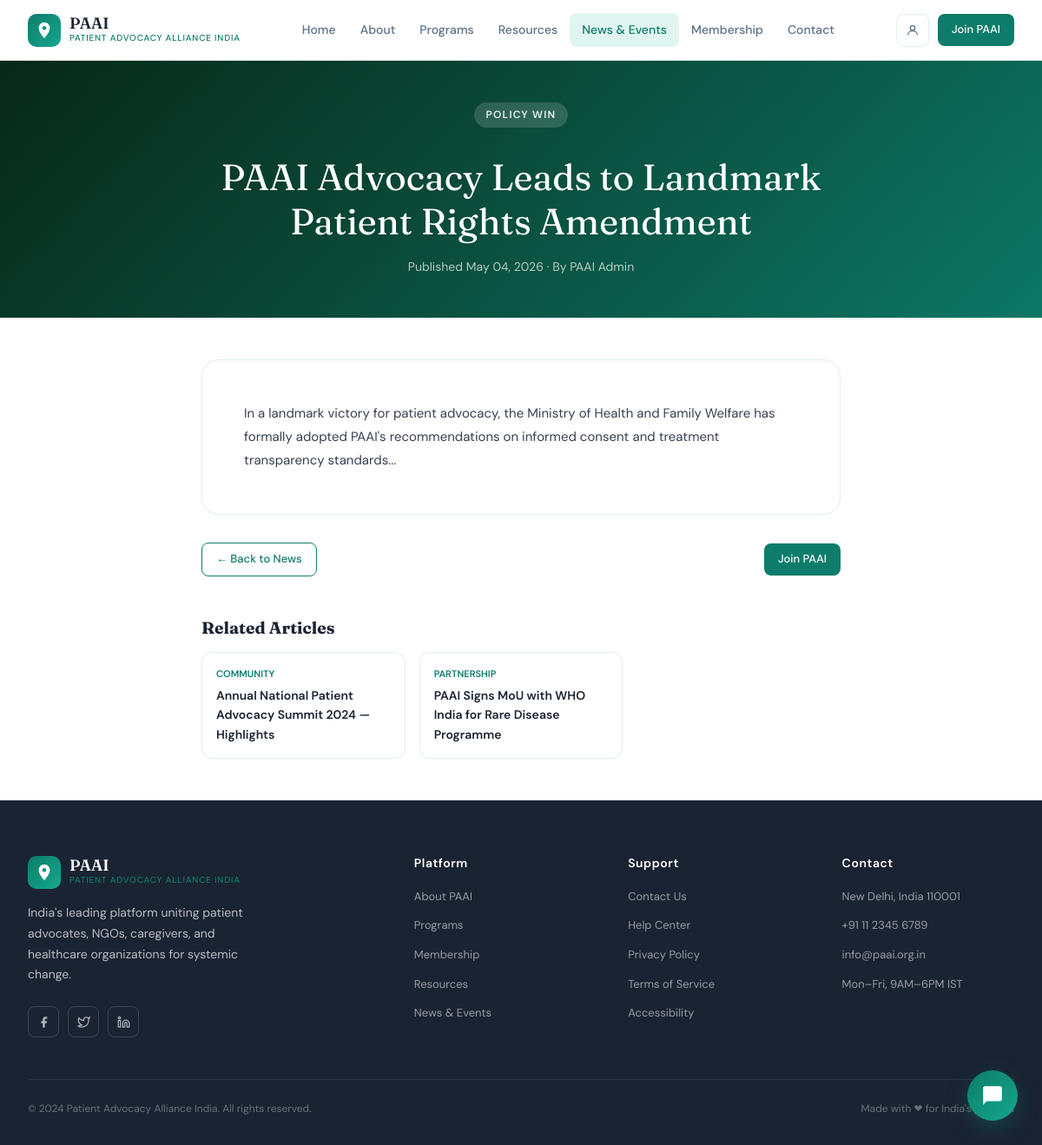
Screenshot of /news/policy-win-patient-rights-2024 with the database file from the repository.
### app/models/__init__.py (models this page shows, shortened)
class NewsPost(db.Model):
    __tablename__ = 'news_posts'
    id           = db.Column(db.Integer, primary_key=True)
    title        = db.Column(db.String(250), nullable=False)
    slug         = db.Column(db.String(280), unique=True, nullable=False)
    category     = db.Column(db.String(60))
    excerpt      = db.Column(db.String(500))
    content      = db.Column(db.Text, nullable=False)
    cover_image  = db.Column(db.String(256))
    author_id    = db.Column(db.Integer, db.ForeignKey('users.id'))
    is_published = db.Column(db.Boolean, default=False)
    published_at = db.Column(db.DateTime)
    created_at   = db.Column(db.DateTime, default=datetime.utcnow)
    updated_at   = db.Column(db.DateTime, onupdate=datetime.utcnow)
    author = db.relationship('User', foreign_keys=[author_id])

class User(UserMixin, db.Model):
    __tablename__ = 'users'
    id            = db.Column(db.Integer, primary_key=True)
    full_name     = db.Column(db.String(120), nullable=False)
    email         = db.Column(db.String(150), unique=True, nullable=False, index=True)
    phone         = db.Column(db.String(20))
    password_hash = db.Column(db.String(256), nullable=False)
    role          = db.Column(db.String(20), default='user')
    is_active     = db.Column(db.Boolean, default=True)
    city          = db.Column(db.String(80))
    state         = db.Column(db.String(80))
    profile_pic   = db.Column(db.String(256), default='default_avatar.png')
    created_at    = db.Column(db.DateTime, default=datetime.utcnow)
    last_login    = db.Column(db.DateTime)
    membership = db.relationship(
        'MembershipApplication',
        foreign_keys='MembershipApplication.user_id',
        backref='user',
        uselist=False
    )
    saved_resources = db.relationship('SavedResource', backref='user', lazy='dynamic')
    event_regs      = db.relationship('EventRegistration', backref='user', lazy='dynamic')
    notifications   = db.relationship('Notification', backref='user', lazy='dynamic')
    chat_sessions   = db.relationship('ChatSession', backref='user', lazy='dynamic')

### app/routes/public.py (the view)
@public_bp.route('/news/<slug>')
def news_detail(slug):
    post = NewsPost.query.filter_by(slug=slug, is_published=True).first_or_404()
    related = NewsPost.query.filter(
        NewsPost.is_published == True,
        NewsPost.id != post.id
    ).limit(3).all()
    return render_template('public/news_detail.html', post=post, related=related)

### app/templates/public/news_detail.html (shortened to what this page needs)
{% extends "base.html" %}
{% block content %}
<div style="padding-top:70px;min-height:60vh">
  <div style="background:linear-gradient(135deg,#0a2818,var(--teal-dark));padding:3rem 2rem;position:relative;overflow:hidden">
    <div style="position:absolute;inset:0;{% if post.cover_image %}background:url('/static/uploads/{{ post.cover_image }}')center/cover;opacity:.15;{% endif %}"></div>
    <div style="position:absolute;inset:0;background:linear-gradient(135deg,rgba(8,40,24,.95),rgba(13,124,106,.85))"></div>
    <div style="position:relative;z-index:2;max-width:800px;margin:0 auto;text-align:center">
      <span class="section-label" style="background:rgba(255,255,255,.15);color:rgba(255,255,255,.9)">{{ post.category }}</span>
      <h1 style="font-size:clamp(1.8rem,3.5vw,3rem);color:white;font-weight:400;margin:1rem 0">{{ post.title }}</h1>
      <p style="color:rgba(255,255,255,.7);font-size:14px">Published {{ post.published_at.strftime('%B %d, %Y') if post.published_at else '' }}{% if post.author %} · By {{ post.author.full_name }}{% endif %}</p>
    </div>
  </div>
  <div style="max-width:800px;margin:3rem auto;padding:0 2rem">
    <div style="background:white;border-radius:20px;padding:3rem;border:1px solid var(--border);line-height:1.8;font-size:15px;color:#374151">
      {{ post.content | safe }}
    </div>
    <div style="margin-top:2rem;display:flex;justify-content:space-between;align-items:center">
      <a class="btn btn-secondary btn-sm" href="{{ url_for('public.news') }}">← Back to News</a>
      <a class="btn btn-primary btn-sm" href="{{ url_for('public.membership') }}">Join PAAI</a>
    </div>
    {% if related %}
    <div style="margin-top:3rem">
      <h3 style="font-size:1.2rem;color:var(--slate);margin-bottom:1rem">Related Articles</h3>
      <div style="display:grid;grid-template-columns:repeat(3,1fr);gap:1rem">
        {% for r in related %}
        <a href="{{ url_for('public.news_detail', slug=r.slug) }}" style="text-decoration:none;background:white;border-radius:12px;overflow:hidden;border:1px solid var(--border);display:block">
          <div style="padding:1rem"><div style="font-size:11px;color:var(--teal);font-weight:600;text-transform:uppercase;margin-bottom:.25rem">{{ r.category }}</div><div style="font-size:14px;font-weight:600;color:var(--slate)">{{ r.title | truncate(60) }}</div></div>
        </a>
        {% endfor %}
      </div>
    </div>
    {% endif %}
  </div>
</div>
{% endblock %}

### app/static/css/main.css (style rules this page uses)
:root { --teal: #0d7c6a; --teal-light: #14a88e; --teal-pale: #e0f4f0; --teal-dark: #085a4d; --gold: #d4a853; --gold-light: #f0c96e; --cream: #faf8f4; --slate: #1a2332; --slate-mid: #2d3f55; --slate-light: #5c7089; --text-body: #374151; --border: rgba(13,124,106,0.12); --danger: #c0392b; --success: #1a7a5e; --warning: #d97706; --shadow-sm: 0 2px 8px rgba(0,0,0,0.06); --shadow-md: 0 8px 25px rgba(0,0,0,0.10); --shadow-lg: 0 20px 50px rgba(13,124,106,0.12); }
*, *::before, *::after { box-sizing: border-box; margin: 0; padding: 0; }
html { scroll-behavior: smooth; font-size: 16px; }
body { font-family: 'DM Sans', -apple-system, sans-serif; color: var(--text-body); background: #fff; line-height: 1.6; -webkit-font-smoothing: antialiased; }
h1, h2, h3, h4 { font-family: 'Fraunces', Georgia, serif; color: var(--slate); line-height: 1.2; }
a { transition: color 0.2s; }

### app/templates/base.html (style rules this page uses)
*,*::before,*::after { box-sizing:border-box;margin:0;padding:0 }
html { scroll-behavior:smooth }
body { font-family:'DM Sans',sans-serif;color:#374151;background:#fff;overflow-x:hidden;-webkit-font-smoothing:antialiased }
h1,h2,h3,h4 { font-family:'Fraunces',serif }
:root { --teal:#0d7c6a;--teal-light:#14a88e;--teal-pale:#e0f4f0;--teal-dark:#085a4d;--gold:#d4a853;--gold-light:#f0c96e;--cream:#faf8f4;--slate:#1a2332;--slate-mid:#2d3f55;--slate-light:#5c7089;--border:rgba(13,124,106,0.12) }
.btn { display:inline-flex;align-items:center;gap:8px;cursor:pointer;border:none;border-radius:10px;font-family:'DM Sans',sans-serif;font-weight:500;font-size:15px;transition:all .2s;text-decoration:none;padding:12px 24px }
.btn-primary { background:var(--teal);color:white }
.btn-secondary { background:transparent;color:var(--teal);border:1.5px solid var(--teal) }
.btn-sm { padding:8px 16px;font-size:13px;border-radius:8px }
.section-label { display:inline-block;background:var(--teal-pale);color:var(--teal);font-size:12px;font-weight:600;letter-spacing:.1em;text-transform:uppercase;padding:5px 14px;border-radius:100px;margin-bottom:1rem }

### rows the page displays
NewsPost: category "POLICY WIN", title "PAAI Advocacy Leads to Landmark Patient Rights Amendment", published_at "May 04, 2026", content "In a landmark victory for patient advocacy, the Ministry of Health and Family Welfare has formally adopted PAAI's recommendations on informed consent and treatment transparency standards..."
User: author.full_name "PAAI Admin"
NewsPost: category "COMMUNITY", title "Annual National Patient Advocacy Summit 2024 — Highlights"
NewsPost: category "PARTNERSHIP", title "PAAI Signs MoU with WHO India for Rare Disease Programme"
